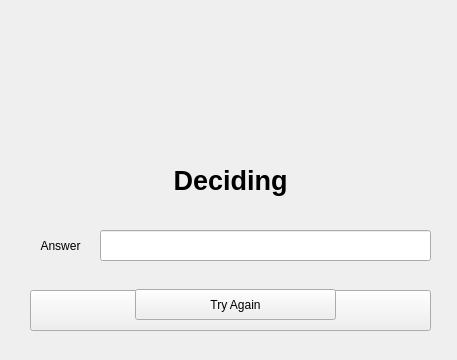
<?xml version="1.0" encoding="UTF-8"?>
<ui version="4.0">
 <class>BOT_CATCHER</class>
 <widget class="QMainWindow" name="BOT_CATCHER">
  <property name="windowModality">
   <enum>Qt::ApplicationModal</enum>
  </property>
  <property name="geometry">
   <rect>
    <x>0</x>
    <y>0</y>
    <width>457</width>
    <height>360</height>
   </rect>
  </property>
  <property name="contextMenuPolicy">
   <enum>Qt::NoContextMenu</enum>
  </property>
  <property name="windowTitle">
   <string/>
  </property>
  <property name="windowIcon">
   <iconset>
    <normaloff>icon.png</normaloff>icon.png</iconset>
  </property>
  <property name="autoFillBackground">
   <bool>true</bool>
  </property>
  <property name="iconSize">
   <size>
    <width>17</width>
    <height>18</height>
   </size>
  </property>
  <widget class="QWidget" name="centralwidget">
   <widget class="QLabel" name="question">
    <property name="geometry">
     <rect>
      <x>30</x>
      <y>40</y>
      <width>401</width>
      <height>141</height>
     </rect>
    </property>
    <property name="cursor">
     <cursorShape>BusyCursor</cursorShape>
    </property>
    <property name="autoFillBackground">
     <bool>false</bool>
    </property>
    <property name="text">
     <string/>
    </property>
    <property name="pixmap">
     <pixmap>dream.png</pixmap>
    </property>
    <property name="scaledContents">
     <bool>true</bool>
    </property>
    <property name="alignment">
     <set>Qt::AlignRight|Qt::AlignTrailing|Qt::AlignVCenter</set>
    </property>
   </widget>
   <widget class="QLineEdit" name="answer_input">
    <property name="geometry">
     <rect>
      <x>100</x>
      <y>230</y>
      <width>331</width>
      <height>31</height>
     </rect>
    </property>
    <property name="text">
     <string/>
    </property>
    <property name="alignment">
     <set>Qt::AlignCenter</set>
    </property>
    <property name="cursorMoveStyle">
     <enum>Qt::VisualMoveStyle</enum>
    </property>
    <property name="clearButtonEnabled">
     <bool>false</bool>
    </property>
   </widget>
   <widget class="QPushButton" name="pushButton">
    <property name="geometry">
     <rect>
      <x>30</x>
      <y>290</y>
      <width>401</width>
      <height>41</height>
     </rect>
    </property>
    <property name="text">
     <string>SUBMIT</string>
    </property>
   </widget>
   <widget class="QLabel" name="Answer">
    <property name="geometry">
     <rect>
      <x>30</x>
      <y>230</y>
      <width>61</width>
      <height>31</height>
     </rect>
    </property>
    <property name="layoutDirection">
     <enum>Qt::RightToLeft</enum>
    </property>
    <property name="text">
     <string>Answer</string>
    </property>
    <property name="scaledContents">
     <bool>true</bool>
    </property>
    <property name="alignment">
     <set>Qt::AlignCenter</set>
    </property>
    <property name="wordWrap">
     <bool>true</bool>
    </property>
   </widget>
   <widget class="QLabel" name="ending">
    <property name="geometry">
     <rect>
      <x>10</x>
      <y>110</y>
      <width>441</width>
      <height>141</height>
     </rect>
    </property>
    <property name="font">
     <font>
      <family>Arial</family>
      <pointsize>20</pointsize>
      <weight>75</weight>
      <bold>true</bold>
     </font>
    </property>
    <property name="text">
     <string>Deciding</string>
    </property>
    <property name="textFormat">
     <enum>Qt::PlainText</enum>
    </property>
    <property name="scaledContents">
     <bool>true</bool>
    </property>
    <property name="alignment">
     <set>Qt::AlignCenter</set>
    </property>
   </widget>
   <widget class="QPushButton" name="pushButton_2">
    <property name="geometry">
     <rect>
      <x>135</x>
      <y>289</y>
      <width>201</width>
      <height>31</height>
     </rect>
    </property>
    <property name="text">
     <string>Try Again</string>
    </property>
   </widget>
  </widget>
 </widget>
 <resources/>
 <connections/>
</ui>
